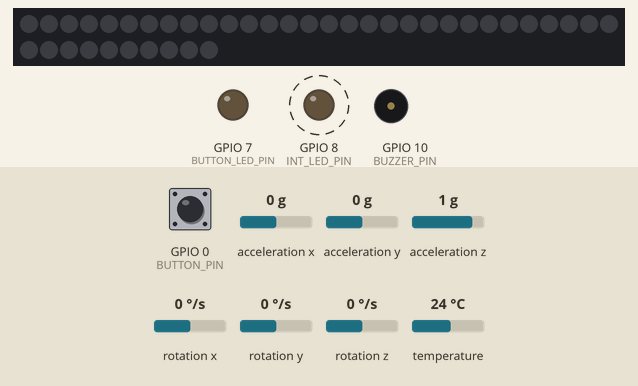
This sketch was run on a simulated ESP32-S3. Parts: 40 RGB LEDs in strip order, left to right, continuing on the next row, output pins drawn as LEDs (lit = HIGH), buzzer (waves = sounding, pin HIGH). Dashed ring = blinking. The test bench sets the inputs (shaded band); at power-on: GPIO 0 (BUTTON_PIN) HIGH, acceleration x 0 g, acceleration y 0 g, acceleration z 1 g, rotation x 0 °/s, rotation y 0 °/s, rotation z 0 °/s, temperature 24 °C. Dim RGB values are drawn brighter than linear; the strip is taken to match the declared colour order; what the sketch prints to the serial monitor is not drawn.

Above: at 2.0 s.
2.1 s: GPIO 0 (BUTTON_PIN) pulled LOW for 0.5 s
At 2.6 s:
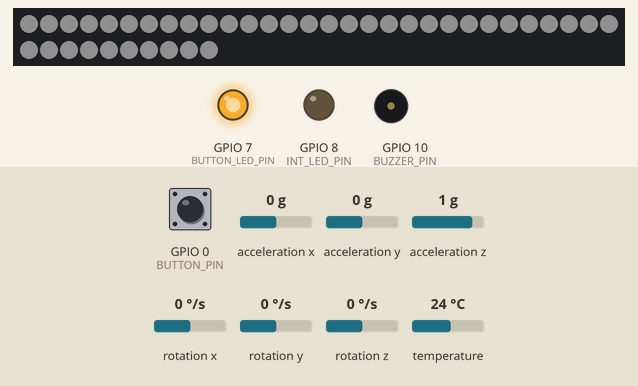
At 3.2 s:
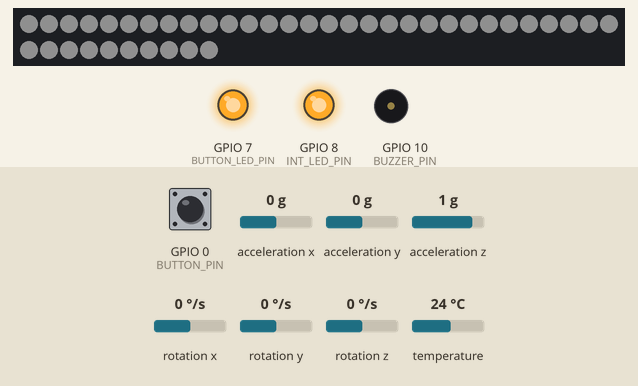
Timing chart, 0 to 10.4 s (numbered marks = the images above; inputs shaded):
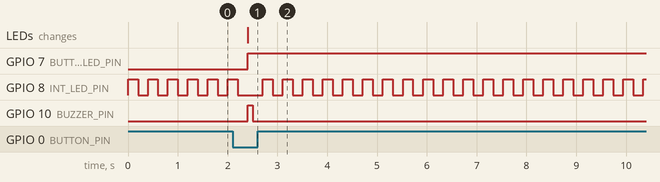

The sketch:

light_saber.ino
```cpp
#include <Adafruit_NeoPixel.h>
#include <Wire.h>
#include <Adafruit_MPU6050.h>
#include <Adafruit_Sensor.h>

// === PIN DEFINITIONS ===
const int INT_LED_PIN = 8;       // onboard LED
const int BUTTON_PIN = 0;        // button switch to GND
const int BUTTON_LED_PIN = 7;    // LED in button
const int BUZZER_PIN = 10;       // buzzer
#define LED_PIN   2              // SK6812 data pin
#define LED_COUNT 40

// === LED STRIP ===
Adafruit_NeoPixel strip(LED_COUNT, LED_PIN, NEO_RGBW + NEO_KHZ800);

// === MPU6050 ===
Adafruit_MPU6050 mpu;

// === STATE VARIABLES ===
bool isOn = false;
bool buttonLedState = false;
int lastButtonState = HIGH;

// Motion detection thresholds
const float MOTION_THRESHOLD = 15.0;  // m/s² (adjust sensitivity)
unsigned long lastMotionTime = 0;
const unsigned long MOTION_COOLDOWN = 500;  // ms between motion triggers

// === SETUP ===
void setup() {
  Serial.begin(115200);

  // GPIO setup
  pinMode(INT_LED_PIN, OUTPUT);
  pinMode(BUTTON_PIN, INPUT_PULLUP);
  pinMode(BUTTON_LED_PIN, OUTPUT);
  pinMode(BUZZER_PIN, OUTPUT);
  digitalWrite(BUZZER_PIN, LOW);

  // LED strip
  strip.begin();
  strip.show();

  // I2C for MPU6050 (SDA=GPIO4, SCL=GPIO5)
  Wire.begin(4, 5);

  // Initialize MPU6050
  if (!mpu.begin()) {
    Serial.println("MPU6050 not found!");
    // Flash onboard LED rapidly to indicate error
    for (int i = 0; i < 10; i++) {
      digitalWrite(INT_LED_PIN, HIGH);
      delay(100);
      digitalWrite(INT_LED_PIN, LOW);
      delay(100);
    }
  } else {
    Serial.println("MPU6050 ready!");
    mpu.setAccelerometerRange(MPU6050_RANGE_8_G);
    mpu.setGyroRange(MPU6050_RANGE_500_DEG);
    mpu.setFilterBandwidth(MPU6050_BAND_21_HZ);
  }
}

// === MAIN LOOP ===
void loop() {
  // --- Onboard LED blink ---
  digitalWrite(INT_LED_PIN, HIGH);
  delay(200);
  digitalWrite(INT_LED_PIN, LOW);
  delay(200);

  // --- Button handling ---
  int buttonState = digitalRead(BUTTON_PIN);
  if (buttonState == LOW && lastButtonState == HIGH) {
    handleButtonPress();
    delay(200);  // debounce
  }
  lastButtonState = buttonState;

  // --- Motion detection (only when strip is ON) ---
  if (isOn) {
    checkMotion();
  }
}

// === BUTTON PRESS HANDLER ===
void handleButtonPress() {
  // Toggle button LED
  buttonLedState = !buttonLedState;
  digitalWrite(BUTTON_LED_PIN, buttonLedState ? HIGH : LOW);

  // Toggle strip
  isOn = !isOn;
  if (isOn) {
    strip.fill(strip.Color(0, 0, 0, 15));  // soft white
    strip.show();
    beep(100);  // short beep on activation
  } else {
    strip.clear();
    strip.show();
    beep(50);   // shorter beep on deactivation
  }
}

// === MOTION DETECTION ===
void checkMotion() {
  sensors_event_t a, g, temp;
  mpu.getEvent(&a, &g, &temp);

  // Calculate total acceleration magnitude
  float totalAccel = sqrt(a.acceleration.x * a.acceleration.x +
                          a.acceleration.y * a.acceleration.y +
                          a.acceleration.z * a.acceleration.z);

  // Remove gravity (9.8 m/s²)
  float motion = abs(totalAccel - 9.8);

  // Check if motion exceeds threshold
  if (motion > MOTION_THRESHOLD &&
      (millis() - lastMotionTime) > MOTION_COOLDOWN) {

    Serial.print("Motion detected: ");
    Serial.println(motion);

    // Visual feedback: flash rainbow
    rainbowPulse();

    // Audio feedback
    beep(200);

    lastMotionTime = millis();
  }
}

// === LED EFFECTS ===
void rainbowPulse() {
  for (int i = 0; i < LED_COUNT; i++) {
    strip.setPixelColor(i, strip.ColorHSV(i * 21845, 255, 100));
  }
  strip.show();
  delay(300);
  strip.fill(strip.Color(0, 0, 0, 15));  // back to white
  strip.show();
}

// === BUZZER FUNCTIONS ===
void beep(int duration) {
  digitalWrite(BUZZER_PIN, HIGH);
  delay(duration);
  digitalWrite(BUZZER_PIN, LOW);
}

// For passive buzzer (tone generation):
void playTone(int frequency, int duration) {
  tone(BUZZER_PIN, frequency, duration);
  delay(duration);
  noTone(BUZZER_PIN);
}
```

Measured:
- after the input at 2.1 s, GPIO 7 (BUTTON_LED_PIN): LOW → HIGH after 0.30 s; GPIO 10 (BUZZER_PIN): LOW → HIGH after 0.30 s, → LOW 0.10 s later; the LEDs: change after 0.30 s (image 1)
- by itself, GPIO 8 (INT_LED_PIN): repeats every 0.40 s: HIGH 0.20 s, LOW 0.20 s
